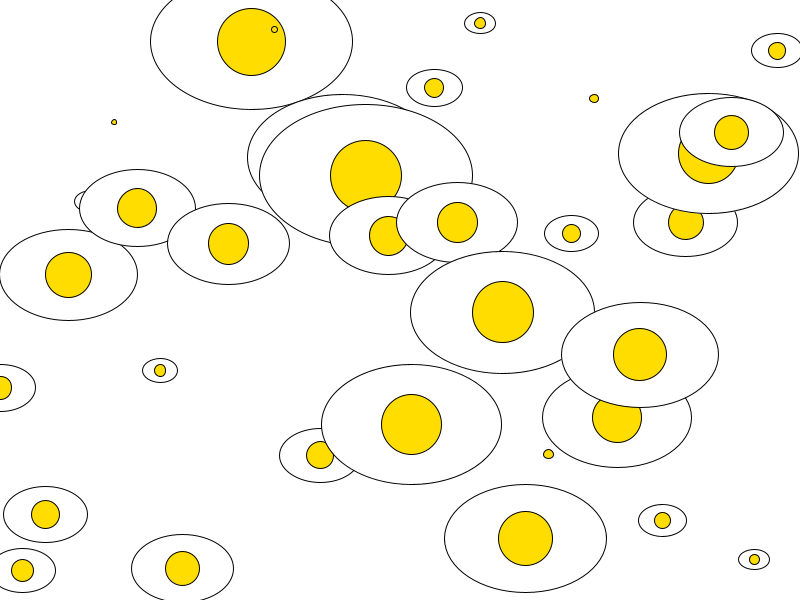
Frame 1 (no input)
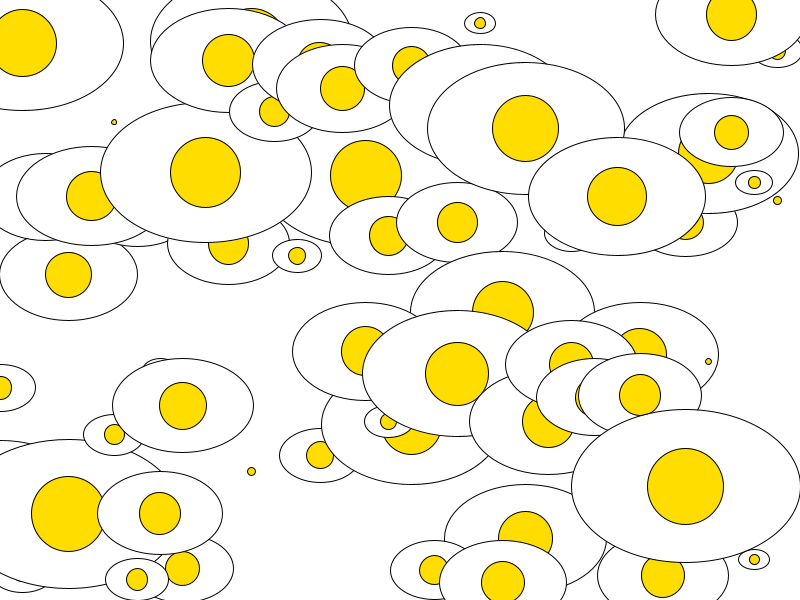
Frame 2 (the mouse pressed at the canvas centre, redrawn once)

The Processing sketch that drew these frames (run headless with seeded random() and noise(); the mouse was pressed at the canvas centre and the sketch redrawn once):

// Processing sketch: processing_61162
// ── processing_61162.pde

int totalObj; // numero total de objectos, neste caso circulos
float posX, posY;//variaveis para a posição horizontal e vertical do circulo
float diametro;//variavel para o diametro (tamanho) do circulo
float r,g,b;//variaveis para a cor do circlo


void setup() {//função que define o set up
  
  size (800,600);//tamanho do ecran
  background (255);//fundo do ecran, branco
  smooth();//suaviza o desenho
  noLoop();//nao repete
  
  totalObj = 35;// numero total de circulos
  
}

void draw(){//função que define o desenho

  
  for ( int i = 0; i <totalObj; i++)//ciclo da ellipse que gera um número até 10 objectos 
  {
    
     posX = map (i, 0,totalObj, 0, width);//gera um numero para posição horizonral 
     posY = random (height);//gera um numero para posição vertical
 
     float diametro = random (4,80);//variavel para gerar um diametro aleatorio entre 4 e 80
      
      if ( diametro > 10) {//se o diamentro for maior que 10
        
         fill(255);//cor branco
         ellipse (posX, posY, diametro*3, diametro*2);//desenha a elipse com os valores gerados, sendo que o diametro multiplica-se por 3, e por 2 para dar aquela forma do ovo
         fill(255,221,0);//cor amarela 
      }

     ellipse ( posX, posY, diametro, diametro);//desenha a elipse com os valores gerados
  } 
        
}
